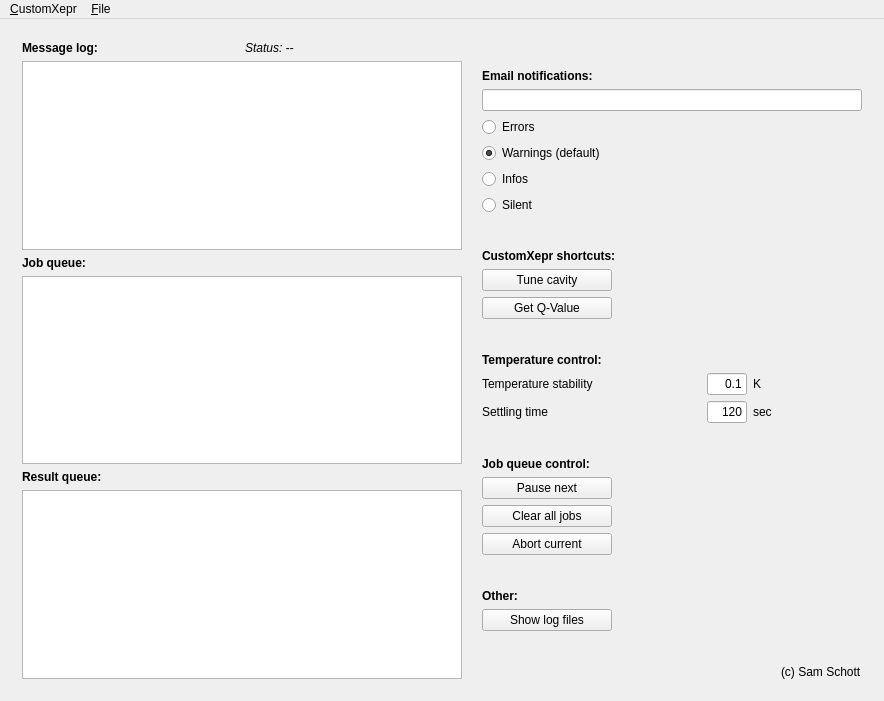
<?xml version="1.0" encoding="UTF-8"?>
<ui version="4.0">
 <class>MainWindow</class>
 <widget class="QMainWindow" name="MainWindow">
  <property name="geometry">
   <rect>
    <x>0</x>
    <y>0</y>
    <width>884</width>
    <height>701</height>
   </rect>
  </property>
  <property name="windowTitle">
   <string>CustomXepr</string>
  </property>
  <widget class="QWidget" name="centralwidget">
   <layout class="QGridLayout" name="gridLayout">
    <property name="leftMargin">
     <number>22</number>
    </property>
    <property name="topMargin">
     <number>22</number>
    </property>
    <property name="rightMargin">
     <number>22</number>
    </property>
    <property name="bottomMargin">
     <number>22</number>
    </property>
    <item row="0" column="0">
     <widget class="QSplitter" name="splitter">
      <property name="orientation">
       <enum>Qt::Horizontal</enum>
      </property>
      <property name="handleWidth">
       <number>0</number>
      </property>
      <property name="childrenCollapsible">
       <bool>true</bool>
      </property>
      <widget class="QWidget" name="layoutWidget">
       <layout class="QGridLayout" name="gridLayout1">
        <property name="rightMargin">
         <number>10</number>
        </property>
        <item row="2" column="0" colspan="2">
         <widget class="QLabel" name="label_2">
          <property name="font">
           <font>
            <weight>75</weight>
            <bold>true</bold>
           </font>
          </property>
          <property name="text">
           <string>Job queue:</string>
          </property>
         </widget>
        </item>
        <item row="4" column="0" colspan="2">
         <widget class="QLabel" name="label_4">
          <property name="font">
           <font>
            <weight>75</weight>
            <bold>true</bold>
           </font>
          </property>
          <property name="text">
           <string>Result queue:</string>
          </property>
         </widget>
        </item>
        <item row="0" column="1">
         <widget class="QLabel" name="statusField">
          <property name="font">
           <font>
            <italic>true</italic>
           </font>
          </property>
          <property name="text">
           <string>Status: --</string>
          </property>
         </widget>
        </item>
        <item row="1" column="0" colspan="2">
         <widget class="QTreeView" name="messageLogDisplay">
          <property name="alternatingRowColors">
           <bool>true</bool>
          </property>
         </widget>
        </item>
        <item row="3" column="0" colspan="2">
         <widget class="QTreeView" name="jobQueueDisplay">
          <property name="contextMenuPolicy">
           <enum>Qt::ActionsContextMenu</enum>
          </property>
          <property name="alternatingRowColors">
           <bool>true</bool>
          </property>
          <property name="selectionMode">
           <enum>QAbstractItemView::ExtendedSelection</enum>
          </property>
         </widget>
        </item>
        <item row="0" column="0">
         <widget class="QLabel" name="label_1">
          <property name="font">
           <font>
            <weight>75</weight>
            <bold>true</bold>
           </font>
          </property>
          <property name="text">
           <string>Message log:</string>
          </property>
         </widget>
        </item>
        <item row="5" column="0" colspan="2">
         <widget class="QTreeView" name="resultQueueDisplay">
          <property name="contextMenuPolicy">
           <enum>Qt::ActionsContextMenu</enum>
          </property>
          <property name="alternatingRowColors">
           <bool>true</bool>
          </property>
          <property name="selectionMode">
           <enum>QAbstractItemView::ExtendedSelection</enum>
          </property>
         </widget>
        </item>
       </layout>
      </widget>
      <widget class="QWidget" name="layoutWidget_2">
       <layout class="QGridLayout" name="gridLayout_2" columnstretch="2,0,0">
        <property name="leftMargin">
         <number>10</number>
        </property>
        <item row="9" column="0" colspan="3" alignment="Qt::AlignLeft">
         <widget class="QPushButton" name="tuneButton">
          <property name="minimumSize">
           <size>
            <width>130</width>
            <height>0</height>
           </size>
          </property>
          <property name="text">
           <string>Tune cavity</string>
          </property>
         </widget>
        </item>
        <item row="13" column="1" alignment="Qt::AlignRight">
         <widget class="QLineEdit" name="lineEditT_tolerance">
          <property name="sizePolicy">
           <sizepolicy hsizetype="Preferred" vsizetype="Fixed">
            <horstretch>0</horstretch>
            <verstretch>0</verstretch>
           </sizepolicy>
          </property>
          <property name="minimumSize">
           <size>
            <width>35</width>
            <height>0</height>
           </size>
          </property>
          <property name="maximumSize">
           <size>
            <width>40</width>
            <height>16777215</height>
           </size>
          </property>
          <property name="baseSize">
           <size>
            <width>0</width>
            <height>0</height>
           </size>
          </property>
          <property name="text">
           <string>0.1</string>
          </property>
          <property name="alignment">
           <set>Qt::AlignRight|Qt::AlignTrailing|Qt::AlignVCenter</set>
          </property>
         </widget>
        </item>
        <item row="2" column="0" colspan="3">
         <widget class="QLineEdit" name="lineEditEmailList">
          <property name="sizePolicy">
           <sizepolicy hsizetype="Preferred" vsizetype="Fixed">
            <horstretch>0</horstretch>
            <verstretch>0</verstretch>
           </sizepolicy>
          </property>
         </widget>
        </item>
        <item row="4" column="0" colspan="3">
         <widget class="QRadioButton" name="radioButtonWarningMail">
          <property name="text">
           <string>Warnings (default)</string>
          </property>
          <property name="checked">
           <bool>true</bool>
          </property>
         </widget>
        </item>
        <item row="7" column="0" colspan="3">
         <spacer name="verticalSpacer">
          <property name="orientation">
           <enum>Qt::Vertical</enum>
          </property>
          <property name="sizeType">
           <enum>QSizePolicy::Maximum</enum>
          </property>
          <property name="sizeHint" stdset="0">
           <size>
            <width>20</width>
            <height>40</height>
           </size>
          </property>
         </spacer>
        </item>
        <item row="14" column="0">
         <widget class="QLabel" name="label_6">
          <property name="sizePolicy">
           <sizepolicy hsizetype="Expanding" vsizetype="Preferred">
            <horstretch>0</horstretch>
            <verstretch>0</verstretch>
           </sizepolicy>
          </property>
          <property name="maximumSize">
           <size>
            <width>100</width>
            <height>16777215</height>
           </size>
          </property>
          <property name="text">
           <string>Settling time</string>
          </property>
         </widget>
        </item>
        <item row="0" column="0" colspan="3">
         <spacer name="verticalSpacer_5">
          <property name="orientation">
           <enum>Qt::Vertical</enum>
          </property>
          <property name="sizeType">
           <enum>QSizePolicy::Maximum</enum>
          </property>
          <property name="sizeHint" stdset="0">
           <size>
            <width>20</width>
            <height>40</height>
           </size>
          </property>
         </spacer>
        </item>
        <item row="12" column="0" colspan="3">
         <widget class="QLabel" name="label_3">
          <property name="font">
           <font>
            <weight>75</weight>
            <bold>true</bold>
           </font>
          </property>
          <property name="text">
           <string>Temperature control:</string>
          </property>
         </widget>
        </item>
        <item row="13" column="0">
         <widget class="QLabel" name="label_5">
          <property name="sizePolicy">
           <sizepolicy hsizetype="Expanding" vsizetype="Preferred">
            <horstretch>0</horstretch>
            <verstretch>0</verstretch>
           </sizepolicy>
          </property>
          <property name="minimumSize">
           <size>
            <width>150</width>
            <height>21</height>
           </size>
          </property>
          <property name="maximumSize">
           <size>
            <width>100</width>
            <height>16777215</height>
           </size>
          </property>
          <property name="text">
           <string>Temperature stability</string>
          </property>
         </widget>
        </item>
        <item row="5" column="0" colspan="3">
         <widget class="QRadioButton" name="radioButtonInfoMail">
          <property name="text">
           <string>Infos</string>
          </property>
         </widget>
        </item>
        <item row="13" column="2" alignment="Qt::AlignLeft">
         <widget class="QLabel" name="label_11">
          <property name="text">
           <string>K</string>
          </property>
         </widget>
        </item>
        <item row="1" column="0" colspan="3">
         <widget class="QLabel" name="label">
          <property name="sizePolicy">
           <sizepolicy hsizetype="Preferred" vsizetype="Preferred">
            <horstretch>0</horstretch>
            <verstretch>0</verstretch>
           </sizepolicy>
          </property>
          <property name="font">
           <font>
            <weight>75</weight>
            <bold>true</bold>
           </font>
          </property>
          <property name="text">
           <string>Email notifications:</string>
          </property>
         </widget>
        </item>
        <item row="6" column="0" colspan="3">
         <widget class="QRadioButton" name="radioButtonNoMail">
          <property name="text">
           <string>Silent</string>
          </property>
         </widget>
        </item>
        <item row="18" column="0" colspan="3" alignment="Qt::AlignLeft">
         <widget class="QPushButton" name="clearButton">
          <property name="minimumSize">
           <size>
            <width>130</width>
            <height>0</height>
           </size>
          </property>
          <property name="text">
           <string>Clear all jobs</string>
          </property>
         </widget>
        </item>
        <item row="3" column="0" colspan="3">
         <widget class="QRadioButton" name="radioButtonErrorMail">
          <property name="text">
           <string>Errors</string>
          </property>
         </widget>
        </item>
        <item row="19" column="0" colspan="3" alignment="Qt::AlignLeft">
         <widget class="QPushButton" name="abortButton">
          <property name="minimumSize">
           <size>
            <width>130</width>
            <height>0</height>
           </size>
          </property>
          <property name="text">
           <string>Abort current</string>
          </property>
         </widget>
        </item>
        <item row="20" column="0" colspan="3">
         <spacer name="verticalSpacer_4">
          <property name="orientation">
           <enum>Qt::Vertical</enum>
          </property>
          <property name="sizeHint" stdset="0">
           <size>
            <width>20</width>
            <height>40</height>
           </size>
          </property>
         </spacer>
        </item>
        <item row="15" column="0" colspan="3">
         <spacer name="verticalSpacer_2">
          <property name="orientation">
           <enum>Qt::Vertical</enum>
          </property>
          <property name="sizeType">
           <enum>QSizePolicy::Maximum</enum>
          </property>
          <property name="sizeHint" stdset="0">
           <size>
            <width>20</width>
            <height>40</height>
           </size>
          </property>
         </spacer>
        </item>
        <item row="14" column="1" alignment="Qt::AlignRight">
         <widget class="QLineEdit" name="lineEditT_settling">
          <property name="sizePolicy">
           <sizepolicy hsizetype="Preferred" vsizetype="Fixed">
            <horstretch>0</horstretch>
            <verstretch>0</verstretch>
           </sizepolicy>
          </property>
          <property name="minimumSize">
           <size>
            <width>35</width>
            <height>0</height>
           </size>
          </property>
          <property name="maximumSize">
           <size>
            <width>40</width>
            <height>16777215</height>
           </size>
          </property>
          <property name="font">
           <font>
            <weight>50</weight>
            <bold>false</bold>
           </font>
          </property>
          <property name="layoutDirection">
           <enum>Qt::LeftToRight</enum>
          </property>
          <property name="text">
           <string>120</string>
          </property>
          <property name="alignment">
           <set>Qt::AlignRight|Qt::AlignTrailing|Qt::AlignVCenter</set>
          </property>
         </widget>
        </item>
        <item row="23" column="0" colspan="3">
         <spacer name="verticalSpacer_3">
          <property name="orientation">
           <enum>Qt::Vertical</enum>
          </property>
          <property name="sizeHint" stdset="0">
           <size>
            <width>20</width>
            <height>40</height>
           </size>
          </property>
         </spacer>
        </item>
        <item row="21" column="0" colspan="3">
         <widget class="QLabel" name="label_8">
          <property name="font">
           <font>
            <weight>75</weight>
            <bold>true</bold>
           </font>
          </property>
          <property name="text">
           <string>Other:</string>
          </property>
         </widget>
        </item>
        <item row="16" column="0" colspan="3">
         <widget class="QLabel" name="label_7">
          <property name="font">
           <font>
            <weight>75</weight>
            <bold>true</bold>
           </font>
          </property>
          <property name="text">
           <string>Job queue control:</string>
          </property>
         </widget>
        </item>
        <item row="14" column="2" alignment="Qt::AlignLeft">
         <widget class="QLabel" name="label_12">
          <property name="text">
           <string>sec</string>
          </property>
         </widget>
        </item>
        <item row="17" column="0" colspan="3" alignment="Qt::AlignLeft">
         <widget class="QPushButton" name="pauseButton">
          <property name="minimumSize">
           <size>
            <width>130</width>
            <height>0</height>
           </size>
          </property>
          <property name="text">
           <string>Pause next</string>
          </property>
         </widget>
        </item>
        <item row="22" column="0" colspan="3" alignment="Qt::AlignLeft">
         <widget class="QPushButton" name="pushButtonLogFiles">
          <property name="sizePolicy">
           <sizepolicy hsizetype="Minimum" vsizetype="Fixed">
            <horstretch>0</horstretch>
            <verstretch>0</verstretch>
           </sizepolicy>
          </property>
          <property name="minimumSize">
           <size>
            <width>130</width>
            <height>0</height>
           </size>
          </property>
          <property name="text">
           <string>Show log files</string>
          </property>
         </widget>
        </item>
        <item row="24" column="0" colspan="3" alignment="Qt::AlignRight">
         <widget class="QLabel" name="label_9">
          <property name="text">
           <string>(c) Sam Schott</string>
          </property>
         </widget>
        </item>
        <item row="10" column="0" colspan="3" alignment="Qt::AlignLeft">
         <widget class="QPushButton" name="qValueButton">
          <property name="minimumSize">
           <size>
            <width>130</width>
            <height>0</height>
           </size>
          </property>
          <property name="text">
           <string>Get Q-Value</string>
          </property>
         </widget>
        </item>
        <item row="8" column="0" colspan="3">
         <widget class="QLabel" name="label_10">
          <property name="font">
           <font>
            <weight>75</weight>
            <bold>true</bold>
           </font>
          </property>
          <property name="text">
           <string>CustomXepr shortcuts:</string>
          </property>
         </widget>
        </item>
        <item row="11" column="0" colspan="3">
         <spacer name="verticalSpacer_6">
          <property name="orientation">
           <enum>Qt::Vertical</enum>
          </property>
          <property name="sizeHint" stdset="0">
           <size>
            <width>20</width>
            <height>40</height>
           </size>
          </property>
         </spacer>
        </item>
       </layout>
      </widget>
     </widget>
    </item>
   </layout>
  </widget>
  <widget class="QMenuBar" name="menubar">
   <property name="geometry">
    <rect>
     <x>0</x>
     <y>0</y>
     <width>884</width>
     <height>22</height>
    </rect>
   </property>
   <widget class="QMenu" name="menu_CustomXepr">
    <property name="geometry">
     <rect>
      <x>286</x>
      <y>130</y>
      <width>160</width>
      <height>127</height>
     </rect>
    </property>
    <property name="title">
     <string>&amp;CustomXepr</string>
    </property>
    <addaction name="action_About"/>
    <addaction name="separator"/>
    <addaction name="actionDark_mode"/>
    <addaction name="separator"/>
    <addaction name="action_Exit"/>
   </widget>
   <widget class="QMenu" name="menu_Files">
    <property name="title">
     <string>&amp;File</string>
    </property>
    <addaction name="actionShow_log_files"/>
   </widget>
   <addaction name="menu_CustomXepr"/>
   <addaction name="menu_Files"/>
  </widget>
  <action name="action_About">
   <property name="text">
    <string> &amp;About CustomXepr</string>
   </property>
  </action>
  <action name="action_Exit">
   <property name="text">
    <string> &amp;Exit</string>
   </property>
  </action>
  <action name="actionShow_log_files">
   <property name="text">
    <string>Show log files</string>
   </property>
  </action>
  <action name="actionDark_mode">
   <property name="checkable">
    <bool>true</bool>
   </property>
   <property name="text">
    <string> &amp;Dark mode</string>
   </property>
  </action>
 </widget>
 <resources/>
 <connections/>
</ui>
